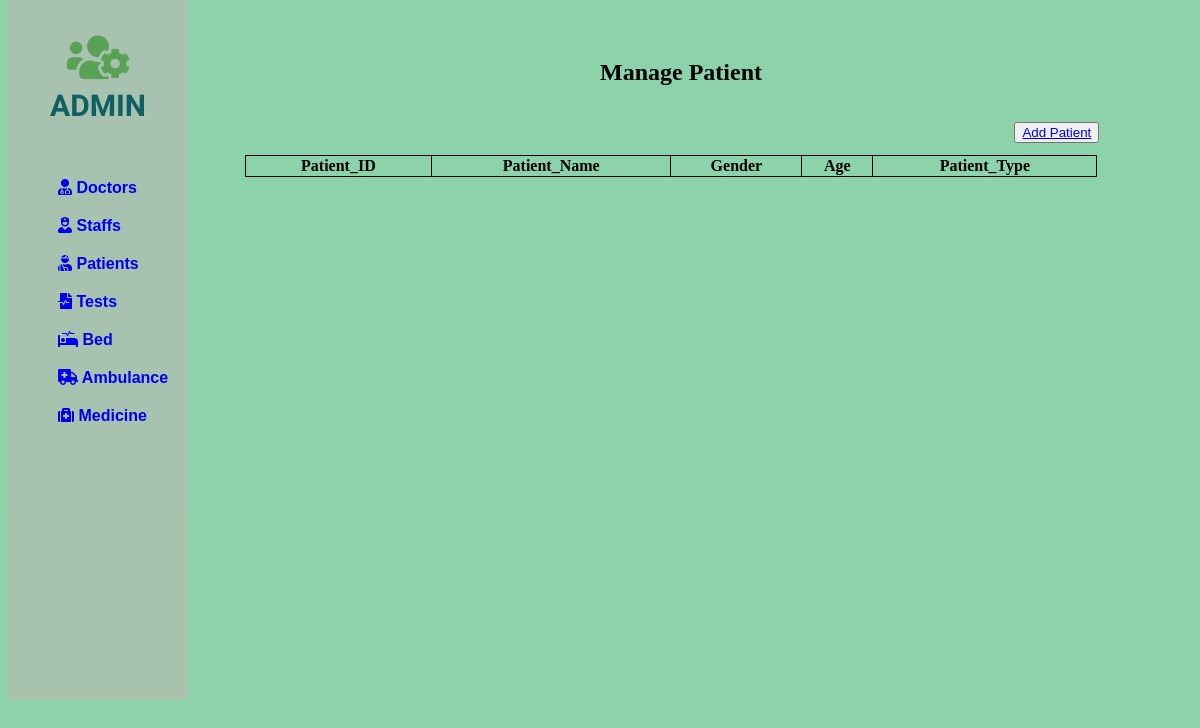
The app's page /php/patient/patient.php, older data.
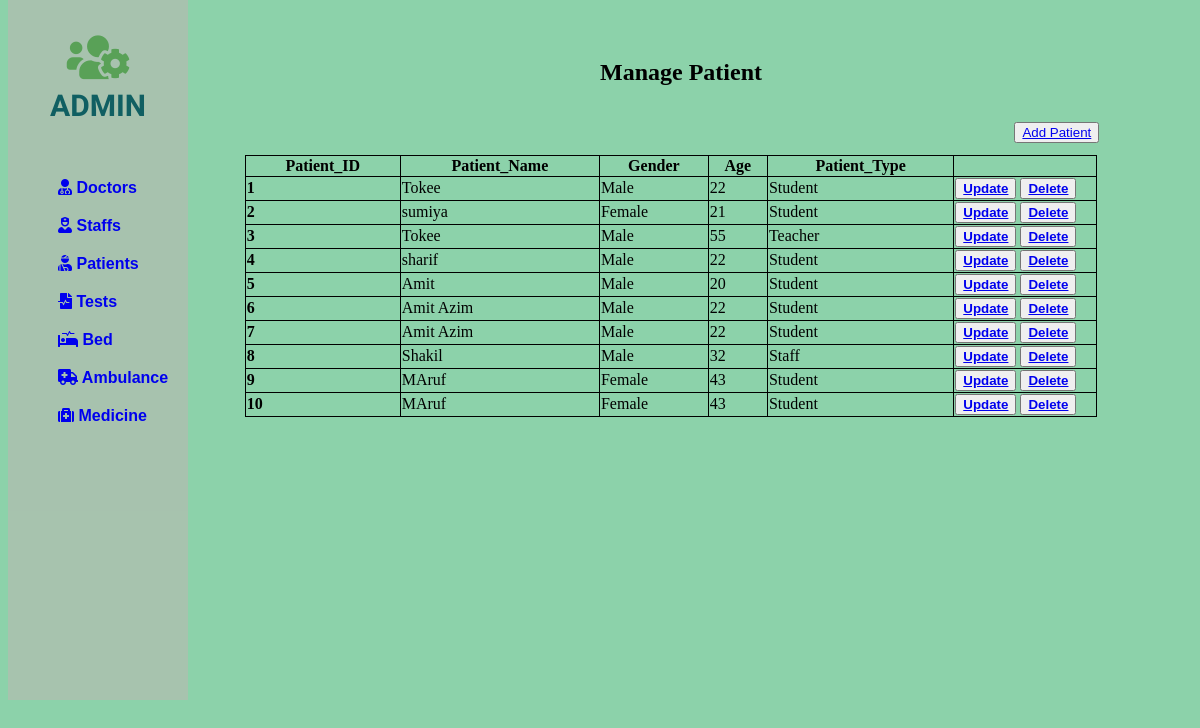
The same page, newer data.
### tables this page shows
CREATE TABLE IF NOT EXISTS `patient` (
  `P_ID` int(11) NOT NULL AUTO_INCREMENT,
  `P_Name` varchar(225) NOT NULL,
  `Gender` enum('Male','Female','Others') NOT NULL,
  `Age` int(11) NOT NULL,
  `P_Type` varchar(225) NOT NULL,
  PRIMARY KEY (`P_ID`),
  UNIQUE KEY `P_ID` (`P_ID`)
);

### php/patient/patient.php (the view, shortened to what this page needs)
<!DOCTYPE html>
<html lang="en">
<head>
    <link rel="stylesheet" href="https://use.fontawesome.com/releases/v5.15.4/css/all.css"
>
</head>
<body>
<div class="slidebar">
        <header>
            <span>
                <i class="fas fa-users-cog"></i><br>
            </span>
            ADMIN
        </header>
        <ul>
               <li>
                    <a href="/php/Doctor/doctor.php"><i class="fas fa-user-md"></i> Doctors</a>
               </li>
               <li>
                    <a href="/php/staff/staff.php"><i class="fas fa-user-nurse"></i> Staffs</a>
               </li>
               <li>
                    <a href="/php/patient/patient.php"><i class="fas fa-user-injured"></i> Patients</a>
               </li>
               <li>
                    <a href="/php/test/test.php"><i class="fas fa-file-medical-alt"></i> Tests</a>
               </li>
               <li>
                    <a href="/php/bed/bed.php"><i class="fas fa-procedures"></i> Bed</a>
               </li>
               <li>
                    <a href="/php/Ambulence/ambulence.php"><i class="fas fa-ambulance"></i> Ambulance</a>
               </li>
               <li>
                    <a href="/php/medicine/medicine.php"><i class="fas fa-medkit"></i> Medicine</a>
               </li>
          </ul>
    </div>
    <div class="container">
        <div class="row">
            <div style="margin-left: 50%; margin-top: 5%;">
                <h2>Manage <b>Patient</b></h2>
            </div>
            <div style="margin-left: 85%; margin-top: 3%;">
                <button><a href="add-patient.php">Add Patient</a></button>
            </div>
        </div>
    </div>
    <div class="card-body">
        <div style="margin-left: 20%; margin-top: 1%;">
            <table id="dataTable" width="90%" cellspacing="10">
                <thead>
                    <tr>
                        <th>Patient_ID</th>
                        <th>Patient_Name</th>
                        <th>Gender</th>
                        <th>Age</th>
                        <th>Patient_Type</th>
                    </tr>
                </thead>
                <tbody>
                    <?php
                    include 'db_conn.php';
                    $P_ID = 0;
                    $sql = " SELECT P_ID,P_Name,Gender,Age,P_Type FROM patient LIMIT 10";
                    $query = mysqli_query($conn, $sql);
                    while ($Patient_data = mysqli_fetch_array($query)) {
                        $P_ID = $P_ID + 1;
                    ?>
                        <tr>
                            <td><b><?php echo $P_ID  ?></b></td>
                            <td><?php echo $Patient_data['P_Name'];  ?></td>
                            <td><?php echo $Patient_data['Gender'];  ?></td>
                            <td><?php echo $Patient_data['Age'];  ?></td>
                            <td><?php echo $Patient_data['P_Type'];  ?></td>
                            <td style="width: 140px;">
                                <button> <a href="update-data.php?ID=<?php echo $Patient_data['P_ID'];  ?>" class="btn btn-success"><b>Update</b></a></button>
                                <button><a href="delete-patient.php?ID=<?php echo $Patient_data['P_ID']; ?>" class="btn btn-danger"><b>Delete</b></a></button>
                            </td>
                        </tr>
                    <?php
                    }
                    ?>
                </tbody>
            </table>
        </div>
    </div>
</body>
</html>

Row changes from the older to the newer data that the page shows:
added patient: P_Name "Tokee", Gender "Male", Age "22", P_Type "Student"
added patient: P_Name "sumiya", Gender "Female", Age "21", P_Type "Student"
added patient: P_Name "Tokee", Gender "Male", Age "55", P_Type "Teacher"
added patient: P_Name "sharif", Gender "Male", Age "22", P_Type "Student"
added patient: P_Name "Amit", Gender "Male", Age "20", P_Type "Student"
added patient: P_Name "Amit Azim", Gender "Male", Age "22", P_Type "Student"
added patient: P_Name "Amit Azim", Gender "Male", Age "22", P_Type "Student"
added patient: P_Name "Shakil", Gender "Male", Age "32", P_Type "Staff"
added patient: P_Name "MAruf", Gender "Female", Age "43", P_Type "Student"
added patient: P_Name "MAruf", Gender "Female", Age "43", P_Type "Student"
